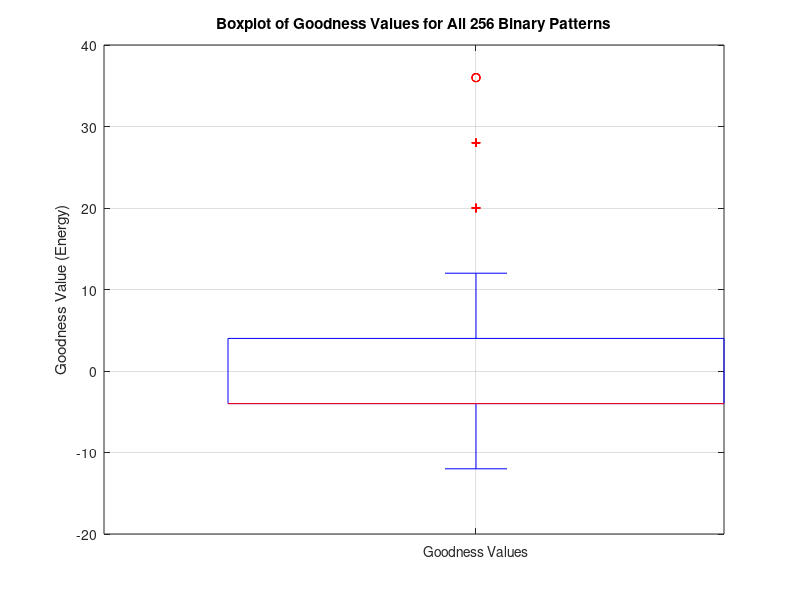

Reproduce this figure in MATLAB. (Note: this script raises an error after producing the figure.)

%% Assignment 3 DinaDing %%
%% Question 1 %%
% Define 4 x 8 matrix pn representing the patterns 
pn=[1,1,-1,-1,-1,-1,-1,1; % First pattern (random noise)
    -1,1,1,1,-1,-1,1,-1; % Second pattern (circular shape)
    -1,-1,1,1,1,-1,-1,-1; % Third pattern (triangular shape)
    1,-1,-1,1,-1,1,-1,1]; % Fourth pattern (square shape)
disp('Matrix pn:');
disp(pn);

%% Question 2 %%
% compute the Hopfield weight matrix using the memstor function
function mem=memstor(parts)
% each row of the matrix pats is a pattern
[np nd]=size(parts);
mem=zeros(nd);
for i=1 :nd
    for j=1:nd
        if(i~=j)for k=1:np
                mem(i,j)=mem(i,j)+parts(k,i)*parts(k,j);
        end
        end
    end
end
end

w=memstor(pn);
disp('Hopfield Weight Matrix w:');
disp(w);

%% Question 3 %%
function gvals = goodness( hopnet )
%calculates goodness for all patterns in a Hopfield Network
gvals=[];
pmat=[] ;
netsize=size(hopnet,1) ;
for k=0:(2^netsize-1) 
    binaryStr = dec2bin(k, netsize);
    pvec = 2 * double(binaryStr - '0') - 1; % Convert to ±1
    %pvec=2*dec2bin(k,netsize)-1 ;
    %pvec=pvec([end:-1:1]) ;
    pmat=[pmat;pvec];
    g=0;
    for i=1:(netsize-1)
        for j=(i+1):netsize
            g=g+hopnet(i,j)*pvec(i)*pvec(j) ;
        end
    end
    gvals=[gvals, g] ;
    
end
gvals=gvals';
[pmat,gvals]; 
end

[gvals]=goodness(w);
disp('Display Goodness values for all possible patterns:');
disp(max(gvals));
disp(min(gvals));


%% Question 4 %%
% Generate a boxplot or histogram that shows the distribution of Goodness values across all 28 binary patterns
% Generate a Boxplot 
figure;
boxplot(gvals, 'Labels', {'Goodness Values'});
title('Boxplot of Goodness Values for All 256 Binary Patterns');
ylabel('Goodness Value (Energy)');
grid on;

% Generate a histogram 
figure;
histogram(gvals, 20); % Histogram with 20 bins
title('Distribution of Goodness Values for All Patterns');
xlabel('Goodness Value (Energy)');
ylabel('Frequency');
grid on;


%% Question 5 %%
% Using hopupdate.m and the Necker cube weights (both from the slide set), 
% run a Hopfield net for many iterations and interpret the result.  
% (show a printout of the final activities -- a plot is great, just numbers is sufficient)

% Define the necker cude weight
 hmat = [
 0.0  1.0  1.0  0.0  1.0  0.0  0.0  0.0 -1.5  0.0 -1.5  0.0  0.0  0.0  0.0  0.0
 1.0  0.0  0.0  1.0  0.0  1.0  0.0  0.0  0.0 -1.5  0.0 -1.5  0.0  0.0  0.0  0.0
 1.0  0.0  0.0  1.0  0.0  0.0  1.0  0.0 -1.5  0.0 -1.5  0.0  0.0  0.0  0.0  0.0
 0.0  1.0  1.0  0.0  0.0  0.0  0.0  1.0  0.0 -1.5  0.0 -1.5  0.0  0.0  0.0  0.0
 1.0  0.0  0.0  0.0  0.0  1.0  1.0  0.0  0.0  0.0  0.0  0.0 -1.5  0.0 -1.5  0.0
 0.0  1.0  0.0  0.0  1.0  0.0  0.0  1.0  0.0  0.0  0.0  0.0  0.0 -1.5  0.0 -1.5
 0.0  0.0  1.0  0.0  1.0  0.0  0.0  1.0  0.0  0.0  0.0  0.0 -1.5  0.0 -1.5  0.0
 0.0  0.0  0.0  1.0  0.0  1.0  1.0  0.0  0.0  0.0  0.0  0.0  0.0 -1.5  0.0 -1.5
-1.5  0.0 -1.5  0.0  0.0  0.0  0.0  0.0  0.0  1.0  1.0  0.0  1.0  0.0  0.0  0.0
 0.0 -1.5  0.0 -1.5  0.0  0.0  0.0  0.0  1.0  0.0  0.0  1.0  0.0  1.0  0.0  0.0
-1.5  0.0 -1.5  0.0  0.0  0.0  0.0  0.0  1.0  0.0  0.0  1.0  0.0  0.0  1.0  0.0
 0.0 -1.5  0.0 -1.5  0.0  0.0  0.0  0.0  0.0  1.0  1.0  0.0  0.0  0.0  0.0  1.0
 0.0  0.0  0.0  0.0 -1.5  0.0 -1.5  0.0  1.0  0.0  0.0  0.0  0.0  1.0  1.0  0.0
 0.0  0.0  0.0  0.0  0.0 -1.5  0.0 -1.5  0.0  1.0  0.0  0.0  1.0  0.0  0.0  1.0
 0.0  0.0  0.0  0.0 -1.5  0.0 -1.5  0.0  0.0  0.0  1.0  0.0  1.0  0.0  0.0  1.0
 0.0  0.0  0.0  0.0  0.0 -1.5  0.0 -1.5  0.0  0.0  0.0  1.0  0.0  1.0  1.0  0.0
 ];

 function newact = hopupdate( hmat,oldact,niter)
% hopfield updates for a fixed number of iterations
% (not the traditional stopping criterion)
newact=oldact ;
for ii=1:niter
    %rrownum=randi([1,size(hmat,1)],1) ;
    %if (hmat(rrownum,:)*newact>0) newact(rrownum)=1 ;
    rrownum=randi(size(hmat,1)) ;
    if (hmat(rrownum,:)*newact>0) newact(rrownum)=1 ;
    else newact(rrownum)=-1 ;
    end
end
end

% Initial state of the network (random activation)
oldact = 2 * randi([0, 1], 16, 1) - 1; % Generates random state (-1 or +1)

% Number of iterations to run the network
niter = 100;

% Call hopupdate function
final_state = hopupdate(hmat, oldact, niter);

% Display final state
disp('Final state after iterations:');
disp(final_state');

% Plot the final state
figure;
plot(final_state, 'o-', 'LineWidth', 2);
title('Final Activity of Neuron States');
xlabel('Neuron Index');
ylabel('Neuron Activity');
grid on;



%% Question 6 %%
% Replicate the TSP example from the slides using a set of 6 random cities (instead of 7)

locations=rand(6,2); % creates 6 random locations
scatter(locations(:,1),locations(:,2),400,'red','filled');
dmat=squareform(pdist(locations));

disp('Display dmat:');
disp(dmat);
disp('Display locations:');
disp(locations);

tspmat=hopfieldwts(6,40,dmat); % 用hopfield 获得权重矩阵
iacn(.05*rand(6,6),0.2*rand(6,6),tspmat,.05,100000) 
%输入extin,外部输入，通常为0，表示无外部输入
%输入initact,网络初始状态
%输入conmat,权重矩阵
%输入dt,时间步长
%输入niter,迭代次数
% 输出finalact， 更新后的网络状态
%功能：通过多次调用iaciter函数，迭代更新网络状态finalact,使其收敛到稳定态
% function finalact=iacn(extin,initact,conmat,dt,niter)

rseq=[3 6 1 5 4 2];
hold on;
plot(locations(rseq,1),locations(rseq,2),'k');

%% Question 7 %%
%running tsp.m and try differetn input for locations and magnitudes, please
%see the jpg file ,the figure saved for Q7.
